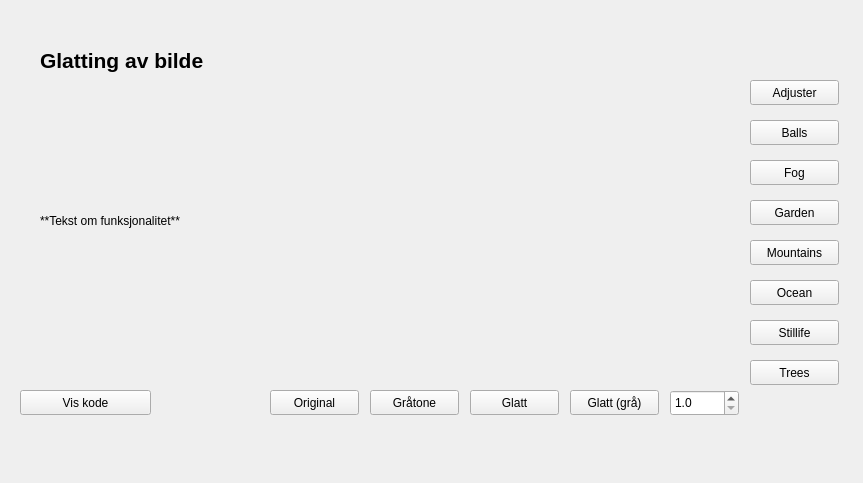
<?xml version="1.0" encoding="UTF-8"?>
<ui version="4.0">
 <class>Form</class>
 <widget class="QWidget" name="Form">
  <property name="geometry">
   <rect>
    <x>0</x>
    <y>0</y>
    <width>863</width>
    <height>483</height>
   </rect>
  </property>
  <property name="windowTitle">
   <string>Form</string>
  </property>
  <widget class="QPushButton" name="glattingOrigGray">
   <property name="geometry">
    <rect>
     <x>370</x>
     <y>390</y>
     <width>89</width>
     <height>25</height>
    </rect>
   </property>
   <property name="text">
    <string>Gråtone</string>
   </property>
  </widget>
  <widget class="QPushButton" name="garden">
   <property name="geometry">
    <rect>
     <x>750</x>
     <y>200</y>
     <width>89</width>
     <height>25</height>
    </rect>
   </property>
   <property name="text">
    <string>Garden</string>
   </property>
  </widget>
  <widget class="QPushButton" name="ocean">
   <property name="geometry">
    <rect>
     <x>750</x>
     <y>280</y>
     <width>89</width>
     <height>25</height>
    </rect>
   </property>
   <property name="text">
    <string>Ocean</string>
   </property>
  </widget>
  <widget class="QPushButton" name="stillife">
   <property name="geometry">
    <rect>
     <x>750</x>
     <y>320</y>
     <width>89</width>
     <height>25</height>
    </rect>
   </property>
   <property name="text">
    <string>Stillife</string>
   </property>
  </widget>
  <widget class="QPushButton" name="glattetColour">
   <property name="geometry">
    <rect>
     <x>470</x>
     <y>390</y>
     <width>89</width>
     <height>25</height>
    </rect>
   </property>
   <property name="text">
    <string>Glatt</string>
   </property>
  </widget>
  <widget class="QDoubleSpinBox" name="konstant">
   <property name="geometry">
    <rect>
     <x>670</x>
     <y>390</y>
     <width>69</width>
     <height>26</height>
    </rect>
   </property>
   <property name="decimals">
    <number>1</number>
   </property>
   <property name="minimum">
    <double>1.000000000000000</double>
   </property>
   <property name="maximum">
    <double>10.000000000000000</double>
   </property>
   <property name="singleStep">
    <double>0.500000000000000</double>
   </property>
  </widget>
  <widget class="QPushButton" name="glattingOriginal">
   <property name="geometry">
    <rect>
     <x>270</x>
     <y>390</y>
     <width>89</width>
     <height>25</height>
    </rect>
   </property>
   <property name="text">
    <string>Original</string>
   </property>
  </widget>
  <widget class="QLabel" name="glattingOverskrift">
   <property name="geometry">
    <rect>
     <x>40</x>
     <y>30</y>
     <width>761</width>
     <height>61</height>
    </rect>
   </property>
   <property name="font">
    <font>
     <pointsize>16</pointsize>
     <weight>75</weight>
     <italic>false</italic>
     <bold>true</bold>
     <underline>false</underline>
    </font>
   </property>
   <property name="text">
    <string>Glatting av bilde</string>
   </property>
  </widget>
  <widget class="QPushButton" name="mountains">
   <property name="geometry">
    <rect>
     <x>750</x>
     <y>240</y>
     <width>89</width>
     <height>25</height>
    </rect>
   </property>
   <property name="text">
    <string>Mountains</string>
   </property>
  </widget>
  <widget class="QLabel" name="label_12">
   <property name="geometry">
    <rect>
     <x>40</x>
     <y>110</y>
     <width>191</width>
     <height>221</height>
    </rect>
   </property>
   <property name="text">
    <string>**Tekst om funksjonalitet**</string>
   </property>
  </widget>
  <widget class="QPushButton" name="balls">
   <property name="geometry">
    <rect>
     <x>750</x>
     <y>120</y>
     <width>89</width>
     <height>25</height>
    </rect>
   </property>
   <property name="text">
    <string>Balls</string>
   </property>
  </widget>
  <widget class="QPushButton" name="adjuster">
   <property name="geometry">
    <rect>
     <x>750</x>
     <y>80</y>
     <width>89</width>
     <height>25</height>
    </rect>
   </property>
   <property name="text">
    <string>Adjuster</string>
   </property>
  </widget>
  <widget class="QPushButton" name="glattingKode">
   <property name="geometry">
    <rect>
     <x>20</x>
     <y>390</y>
     <width>131</width>
     <height>25</height>
    </rect>
   </property>
   <property name="text">
    <string>Vis kode</string>
   </property>
  </widget>
  <widget class="QPushButton" name="fog">
   <property name="geometry">
    <rect>
     <x>750</x>
     <y>160</y>
     <width>89</width>
     <height>25</height>
    </rect>
   </property>
   <property name="text">
    <string>Fog</string>
   </property>
  </widget>
  <widget class="QPushButton" name="trees">
   <property name="geometry">
    <rect>
     <x>750</x>
     <y>360</y>
     <width>89</width>
     <height>25</height>
    </rect>
   </property>
   <property name="text">
    <string>Trees</string>
   </property>
  </widget>
  <widget class="QPushButton" name="glattetGray">
   <property name="geometry">
    <rect>
     <x>570</x>
     <y>390</y>
     <width>89</width>
     <height>25</height>
    </rect>
   </property>
   <property name="text">
    <string>Glatt (grå)</string>
   </property>
  </widget>
  <widget class="QLabel" name="glattingBilde">
   <property name="geometry">
    <rect>
     <x>270</x>
     <y>76</y>
     <width>471</width>
     <height>301</height>
    </rect>
   </property>
   <property name="text">
    <string/>
   </property>
   <property name="pixmap">
    <pixmap>../../hdr-bilder/Adjuster/Adjuster_00032.png</pixmap>
   </property>
   <property name="scaledContents">
    <bool>true</bool>
   </property>
  </widget>
 </widget>
 <resources/>
 <connections/>
</ui>
